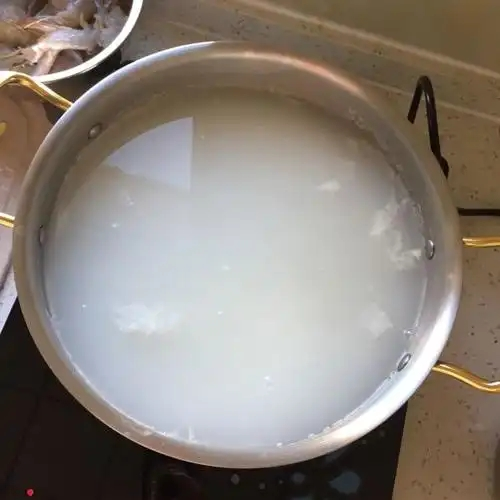
#> input picture veri_pics/cooking-pot_normal_01.jpg, 500 x 500 px; its folder holds only this picture in this run
$ python circle_detector.py
#> lines starting #> are read from the running program, lines starting #| are printed output that depends on the picture
"""
Circle-based Pan/Pot Detector using Hough Circle Transform
Better suited for top-down views of circular cookware
"""

import cv2
import numpy as np
from pathlib import Path
from typing import List, Tuple, Optional


class CirclePanPotDetector:
    """
    Detects pans and pots using circle detection (Hough Circle Transform)
    More accurate for circular cookware in top-down views
    """

    def __init__(self,
                 min_radius=50,
                 max_radius=300,
                 param1=50,
                 param2=30,
                 min_dist=100):
        """
        Initialize circle detector

        Args:
            min_radius: Minimum circle radius in pixels
            max_radius: Maximum circle radius in pixels
            param1: Higher threshold for Canny edge detector
            param2: Accumulator threshold (lower = more circles detected)
            min_dist: Minimum distance between circle centers
        """
        self.min_radius = min_radius
        self.max_radius = max_radius
        self.param1 = param1
        self.param2 = param2
        self.min_dist = min_dist

    def detect_circles(self, image_path: str, visualize: bool = False) -> List[Tuple[int, int, int]]:
        """
        Detect circular pots/pans in image

        Args:
            image_path: Path to image file
            visualize: Whether to show detection visualization

        Returns:
            List of (x, y, radius) tuples for detected circles
        """
#> called with image_path = 'veri_pics/cooking-pot_normal_01.jpg', visualize = False
        # Load image
        img = cv2.imread(str(image_path))
#> img is the input picture: shape (500, 500, 3); mean B, G, R 121.2, 129.4, 137.9
        if img is None:
            raise ValueError(f"Could not load image: {image_path}")

        # Convert to grayscale
        gray = cv2.cvtColor(img, cv2.COLOR_BGR2GRAY)
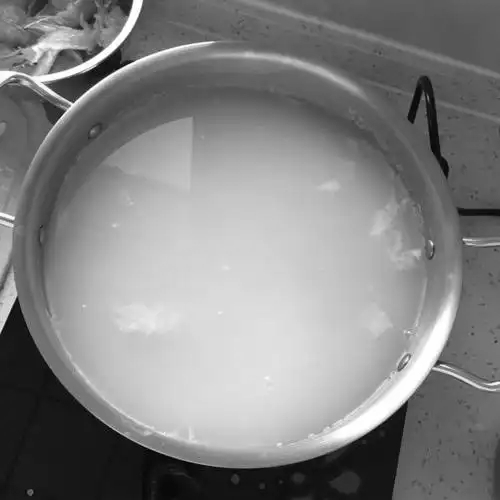
#> gray: shape (500, 500); min 2, max 255, mean 131

        # Apply Gaussian blur to reduce noise
        blurred = cv2.GaussianBlur(gray, (9, 9), 2)

        # Detect circles using Hough Circle Transform
        circles = cv2.HoughCircles(
            blurred,
            cv2.HOUGH_GRADIENT,
            dp=1,
            minDist=self.min_dist,
            param1=self.param1,
            param2=self.param2,
            minRadius=self.min_radius,
            maxRadius=self.max_radius
        )
#> circles = [[241.5, 236.5, 231.8]]

        detected_circles = []

        if circles is not None:
            circles = np.round(circles[0, :]).astype("int")
#> circles = [[242, 236, 232]]

            # Sort by radius (largest first)
            circles = sorted(circles, key=lambda c: c[2], reverse=True)

            for (x, y, r) in circles:
                detected_circles.append((x, y, r))
#> this loop made 1 pass
#> after the loop, detected_circles = [(242, 236, 232)]

            if visualize:
                vis_img = img.copy()
                for (x, y, r) in detected_circles:
                    # Draw circle
                    cv2.circle(vis_img, (x, y), r, (0, 255, 0), 3)
                    # Draw center
                    cv2.circle(vis_img, (x, y), 5, (0, 0, 255), -1)
                    # Add label
                    cv2.putText(vis_img, f"r={r}", (x-20, y-r-10),
                               cv2.FONT_HERSHEY_SIMPLEX, 0.6, (0, 255, 0), 2)

                # Display
                cv2.imshow("Circle Detection", vis_img)
                cv2.waitKey(0)
                cv2.destroyAllWindows()

        return detected_circles

    def circle_to_bbox(self, x: int, y: int, radius: int,
                       margin: float = 1.0) -> dict:
        """
        Convert circle to bounding box coordinates

        Args:
            x, y: Circle center coordinates
            radius: Circle radius
            margin: Multiplier for radius (1.0 = exact fit, 0.9 = tighter)

        Returns:
            Dictionary with x1, y1, x2, y2 coordinates
        """
        r = int(radius * margin)
        return {
            'x1': max(0, x - r),
            'y1': max(0, y - r),
            'x2': x + r,
            'y2': y + r
        }

    def detect_and_get_bbox(self, image_path: str,
                           margin: float = 0.95,
                           return_largest: bool = True) -> Optional[dict]:
        """
        Detect circles and return bounding box of largest circle

        Args:
            image_path: Path to image
            margin: Bbox margin (0.95 = 95% of circle diameter)
            return_largest: Return only the largest circle

        Returns:
            Bounding box dict or None if no circles detected
        """
        circles = self.detect_circles(image_path, visualize=False)

        if not circles:
            return None

        if return_largest:
            # Return bbox of largest circle
            x, y, r = circles[0]
            bbox = self.circle_to_bbox(x, y, r, margin)
            return bbox

        # Return all circles
        return [self.circle_to_bbox(x, y, r, margin) for x, y, r in circles]


def test_circle_detector():
    """Test circle detector on verification images"""

    detector = CirclePanPotDetector(
        min_radius=50,
        max_radius=300,
        param1=50,
        param2=30,
        min_dist=100
    )

    veri_dir = Path('./veri_pics')
    if not veri_dir.exists():
        print(f"Error: {veri_dir} not found")
        return

    images = sorted(list(veri_dir.glob('*.jpg')))

    print("="*70)
    print("Circle-Based Pan/Pot Detection Test")
    print("="*70)

    for img_path in images:
        print(f"\n{img_path.name}:")

        circles = detector.detect_circles(str(img_path))
#> circles = [(242, 236, 232)]

        if circles:
            print(f"  Found {len(circles)} circle(s):")
#|   Found 1 circle(s):
            for i, (x, y, r) in enumerate(circles, 1):
                bbox = detector.circle_to_bbox(x, y, r, margin=0.95)
                print(f"    Circle {i}: center=({x},{y}), radius={r}")
                print(f"             bbox=({bbox['x1']},{bbox['y1']}) to ({bbox['x2']},{bbox['y2']})")
#> this loop made 1 pass
#> (i, x, y, bbox) on pass 1: (1, 242, 236, {'x1': 22, 'y1': 16, 'x2': 462, 'y2': 456})
#|     Circle 1: center=(242,236), radius=232
#|              bbox=(22,16) to (462,456)
        else:
            print("  No circles detected")

    print("\n" + "="*70)


if __name__ == "__main__":
    test_circle_detector()

$ run again, on veri_pics/frying-pan_boiling_01.jpg
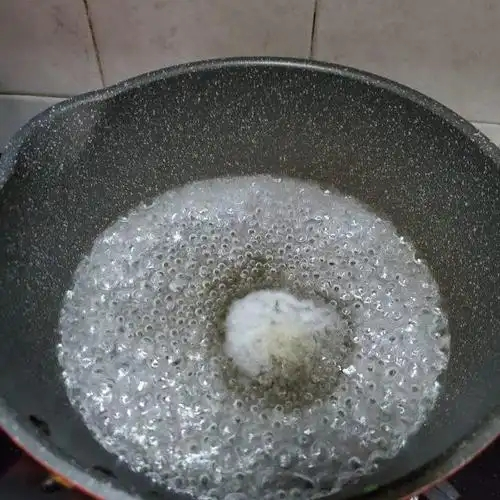
#> input picture veri_pics/frying-pan_boiling_01.jpg, 500 x 500 px
#> in detect_circles, img is the input picture: shape (500, 500, 3); mean B, G, R 100.6, 101.6, 100.3
#> in detect_circles, `blurred = cv2.GaussianBlur(gray, (9, 9), 2)`:
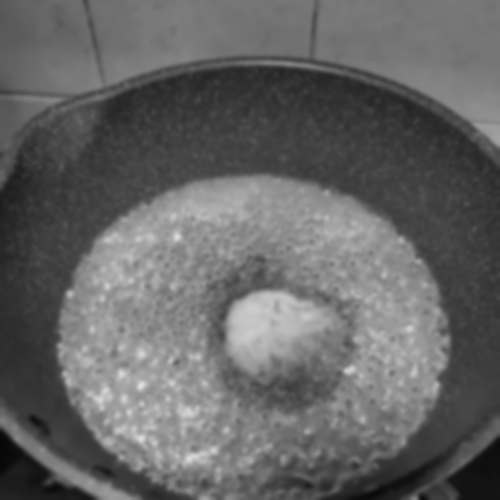
#> blurred: shape (500, 500); min 7, max 224, mean 101.1
#> in detect_circles, `circles = cv2.HoughCircles( blurred, cv2.HOUGH_GRADIENT, dp=1, minDist..`: circles = 17 rows, first 8: [235.5, 339.5, 163.2], [338.5, 282.5, 206.9], [238.5, 239.5, 183.4], [115.5, 224.5, 135.5], [111.5, 368.5, 103.6], [16.5, 294.5, 204.8], [328.5, 385.5, 95.4], [321.5, 181.5, 119]
#> in detect_circles, `circles = np.round(circles[0, :]).astype("int")`: circles = 17 rows, first 8: [236, 340, 163], [338, 282, 207], [238, 240, 183], [116, 224, 136], [112, 368, 104], [16, 294, 205], [328, 386, 95], [322, 182, 119]
#> in detect_circles, `circles = sorted(circles, key=lambda c: c[2], reverse=True)`: circles = 17 items, first 6: [338, 282, 207], [16, 294, 205], [238, 240, 183], [170, 128, 168], [16, 408, 167], [236, 340, 163]
#> the loop in detect_circles, `for (x, y, r) in circles:` made 17 passes
#> after the loop in detect_circles, `for (x, y, r) in circles:`: detected_circles = 17 items, first 6: (338, 282, 207), (16, 294, 205), (238, 240, 183), (170, 128, 168), (16, 408, 167), (236, 340, 163)
#> in test_circle_detector, `circles = detector.detect_circles(str(img_path))`: circles has the same summary as detected_circles in detect_circles
#|   Found 17 circle(s):
#> the loop in test_circle_detector, `for i, (x, y, r) in enumerate(circles, 1):` made 17 passes
#> (x, y, bbox) on passes 1 to 7: (338, 282, {'x1': 142, 'y1': 86, 'x2': 534, 'y2': 478}), (16, 294, {'x1': 0, 'y1': 100, 'x2': 210, 'y2': 488}), (238, 240, {'x1': 65, 'y1': 67, 'x2': 411, 'y2': 413}), (170, 128, {'x1': 11, 'y1': 0, 'x2': 329, 'y2': 287}), (16, 408, {'x1': 0, 'y1': 250, 'x2': 174, 'y2': 566}), (236, 340, {'x1': 82, 'y1': 186, 'x2': 390, 'y2': 494}), (470, 250, {'x1': 330, 'y1': 110, 'x2': 610, 'y2': 390})
#> (printed output is left out)

$ run again, on veri_pics/frying-pan_on-fire_01.jpg
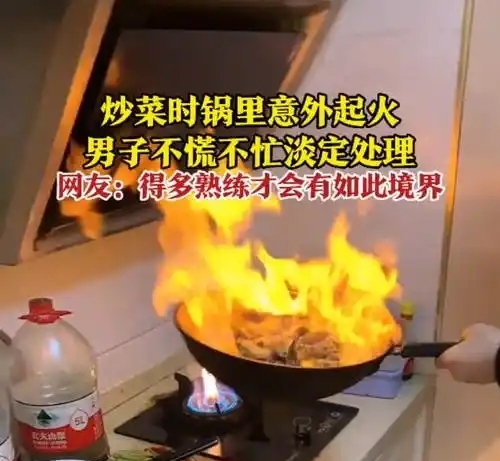
#> input picture veri_pics/frying-pan_on-fire_01.jpg, 500 x 461 px
#> in detect_circles, img is the input picture: shape (461, 500, 3); mean B, G, R 77.9, 113.1, 147.1
#> in detect_circles, `gray = cv2.cvtColor(img, cv2.COLOR_BGR2GRAY)`:
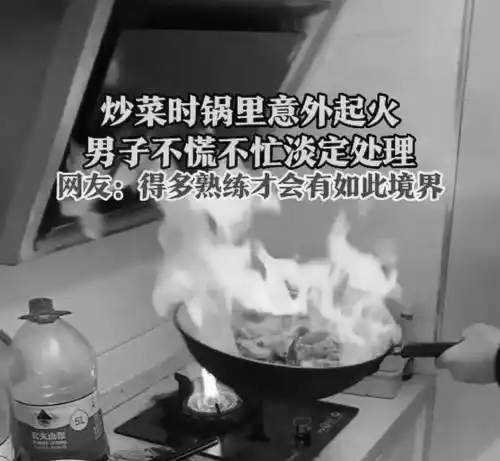
#> gray: shape (461, 500); min 2, max 254, mean 119.3
#> in detect_circles, `blurred = cv2.GaussianBlur(gray, (9, 9), 2)`:
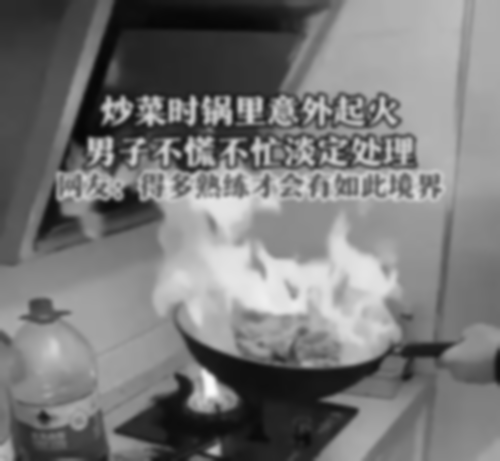
#> blurred: shape (461, 500); min 6, max 252, mean 119.3
#> in detect_circles, `circles = cv2.HoughCircles( blurred, cv2.HOUGH_GRADIENT, dp=1, minDist..`: circles = 15 rows, first 8: [200.5, 303.5, 189.2], [291.5, 260.5, 156.7], [220.5, 404.5, 212.5], [274.5, 13.5, 186.6], [228.5, 182.5, 86.7], [71.5, 266.5, 191.4], [370.5, 107.5, 93.9], [400.5, 233.5, 124.4]
#> in detect_circles, `circles = np.round(circles[0, :]).astype("int")`: circles = 15 rows, first 8: [200, 304, 189], [292, 260, 157], [220, 404, 212], [274, 14, 187], [228, 182, 87], [72, 266, 191], [370, 108, 94], [400, 234, 124]
#> in detect_circles, `circles = sorted(circles, key=lambda c: c[2], reverse=True)`: circles = [[482, 168, 216], [220, 404, 212], [400, 8, 192], [72, 266, 191], [200, 304, 189], [274, 14, 187], [292, 260, 157], [22, 106, 150], [400, 234, 124], [180, 94, 108], [370, 108, 94], [228, 182, 87], [112, 378, 82], [328, 356, 76], [104, 170, 59]]
#> the loop in detect_circles, `for (x, y, r) in circles:` made 15 passes
#> after the loop in detect_circles, `for (x, y, r) in circles:`: detected_circles = [(482, 168, 216), (220, 404, 212), (400, 8, 192), (72, 266, 191), (200, 304, 189), (274, 14, 187), (292, 260, 157), (22, 106, 150), (400, 234, 124), (180, 94, 108), (370, 108, 94), (228, 182, 87), (112, 378, 82), (328, 356, 76), (104, 170, 59)]
#> in test_circle_detector, `circles = detector.detect_circles(str(img_path))`: circles has the same summary as detected_circles in detect_circles
#|   Found 15 circle(s):
#> the loop in test_circle_detector, `for i, (x, y, r) in enumerate(circles, 1):` made 15 passes
#> (x, y, bbox) on passes 1 to 7: (482, 168, {'x1': 277, 'y1': 0, 'x2': 687, 'y2': 373}), (220, 404, {'x1': 19, 'y1': 203, 'x2': 421, 'y2': 605}), (400, 8, {'x1': 218, 'y1': 0, 'x2': 582, 'y2': 190}), (72, 266, {'x1': 0, 'y1': 85, 'x2': 253, 'y2': 447}), (200, 304, {'x1': 21, 'y1': 125, 'x2': 379, 'y2': 483}), (274, 14, {'x1': 97, 'y1': 0, 'x2': 451, 'y2': 191}), (292, 260, {'x1': 143, 'y1': 111, 'x2': 441, 'y2': 409})
#> (printed output is left out)

$ run again, on veri_pics/frying-pan_smoking_01.jpg
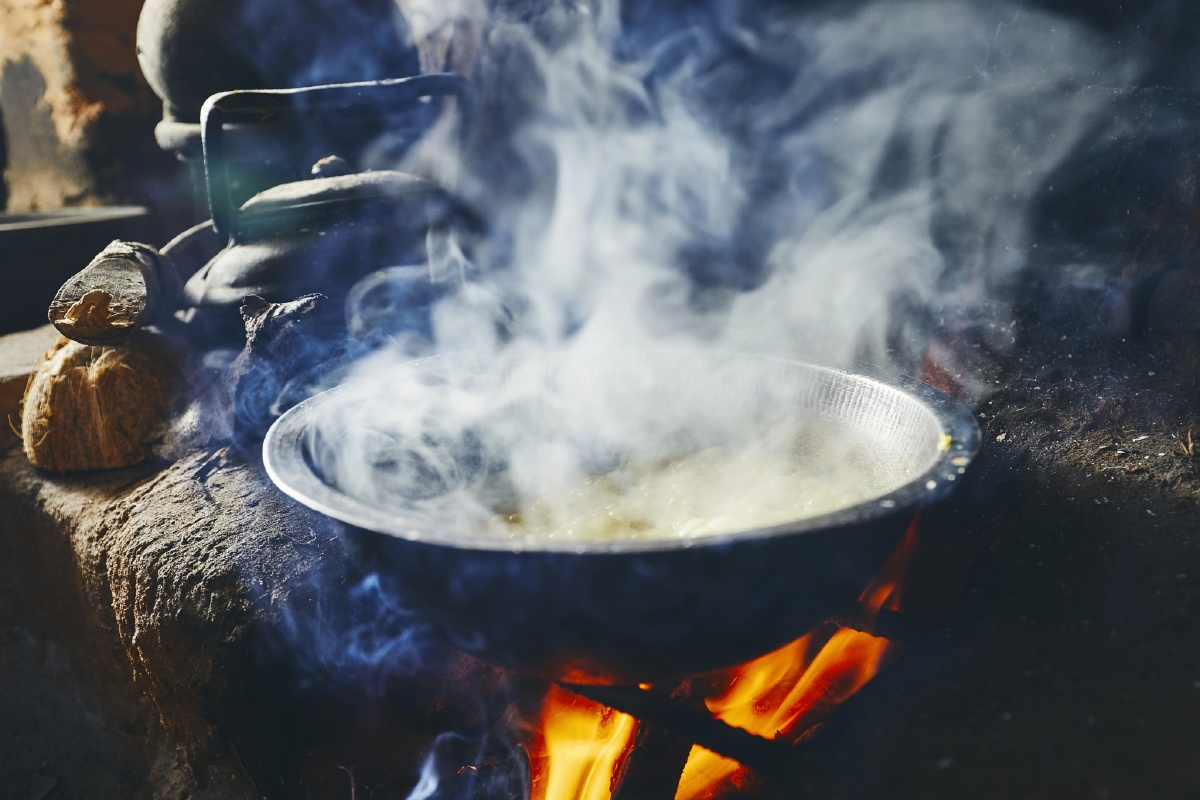
#> input picture veri_pics/frying-pan_smoking_01.jpg, 1200 x 800 px
#> in detect_circles, img is the input picture: shape (800, 1200, 3); mean B, G, R 99.1, 94, 90.8
#> in detect_circles, `gray = cv2.cvtColor(img, cv2.COLOR_BGR2GRAY)`:
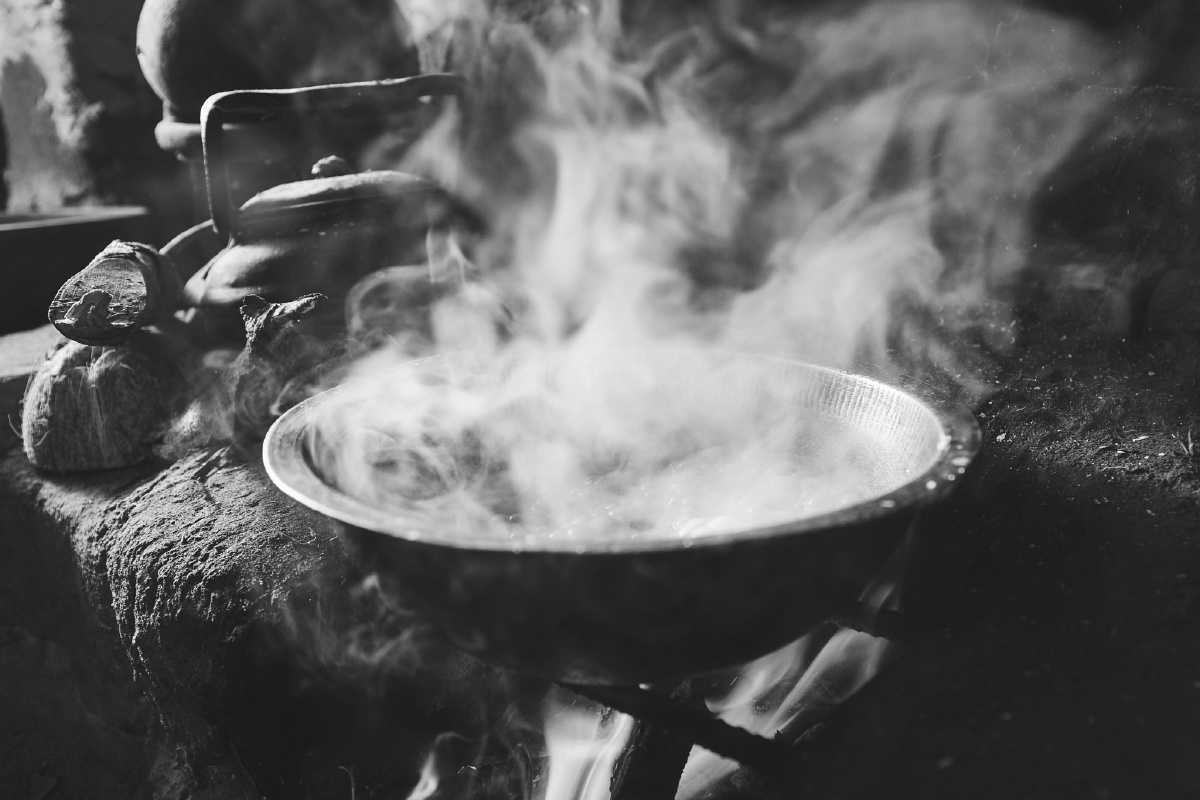
#> gray: shape (800, 1200); min 12, max 255, mean 93.6
#> in detect_circles, `circles = cv2.HoughCircles( blurred, cv2.HOUGH_GRADIENT, dp=1, minDist..`: circles = 26 rows, first 8: [197.5, 404.5, 172.8], [297.5, 413.5, 214.7], [427.5, 387.5, 246.6], [431.5, 268.5, 267.5], [264.5, 308.5, 215.8], [332.5, 612.5, 199.2], [89.5, 360.5, 155.3], [406.5, 530.5, 249.9]
#> in detect_circles, `circles = np.round(circles[0, :]).astype("int")`: circles = 26 rows, first 8: [198, 404, 173], [298, 414, 215], [428, 388, 247], [432, 268, 268], [264, 308, 216], [332, 612, 199], [90, 360, 155], [406, 530, 250]
#> in detect_circles, `circles = sorted(circles, key=lambda c: c[2], reverse=True)`: circles = 26 items, first 6: [438, 628, 290], [432, 268, 268], [406, 530, 250], [12, 284, 248], [428, 388, 247], [534, 338, 233]
#> the loop in detect_circles, `for (x, y, r) in circles:` made 26 passes
#> after the loop in detect_circles, `for (x, y, r) in circles:`: detected_circles = 26 items, first 6: (438, 628, 290), (432, 268, 268), (406, 530, 250), (12, 284, 248), (428, 388, 247), (534, 338, 233)
#> in test_circle_detector, `circles = detector.detect_circles(str(img_path))`: circles has the same summary as detected_circles in detect_circles
#|   Found 26 circle(s):
#> the loop in test_circle_detector, `for i, (x, y, r) in enumerate(circles, 1):` made 26 passes
#> (x, y, bbox) on passes 1 to 7: (438, 628, {'x1': 163, 'y1': 353, 'x2': 713, 'y2': 903}), (432, 268, {'x1': 178, 'y1': 14, 'x2': 686, 'y2': 522}), (406, 530, {'x1': 169, 'y1': 293, 'x2': 643, 'y2': 767}), (12, 284, {'x1': 0, 'y1': 49, 'x2': 247, 'y2': 519}), (428, 388, {'x1': 194, 'y1': 154, 'x2': 662, 'y2': 622}), (534, 338, {'x1': 313, 'y1': 117, 'x2': 755, 'y2': 559}), (366, 708, {'x1': 146, 'y1': 488, 'x2': 586, 'y2': 928})
#> (printed output is left out)
